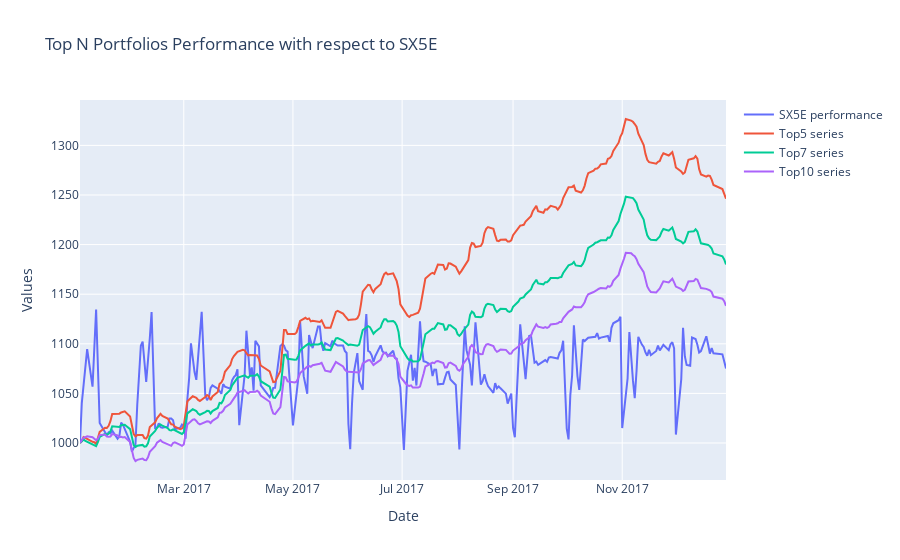

Notebook cell for this chart:
### Code cell
plot_portfolios(portfolio_series_LSTM, index_perf = test_index_series)

### Figure 1 — Plotly figure (JSON) as saved in the notebook; plotly's stock layout.template omitted (floating-point values rounded to 4 significant figures; data arrays with more than 128 entries replaced by an {"elided": "..."} marker saying what was removed)
{"data": [{"mode": "lines", "name": "SX5E performance", "type": "scatter", "x": {"elided": "251 str values"}, "y": {"elided": "251 float values"}}, {"mode": "lines", "name": "Top5 series", "type": "scatter", "x": {"elided": "254 str values"}, "y": {"elided": "254 float values"}}, {"mode": "lines", "name": "Top7 series", "type": "scatter", "x": {"elided": "254 str values"}, "y": {"elided": "254 float values"}}, {"mode": "lines", "name": "Top10 series", "type": "scatter", "x": {"elided": "254 str values"}, "y": {"elided": "254 float values"}}], "layout": {"title": {"text": "Top N Portfolios Performance with respect to SX5E"}, "xaxis": {"title": {"text": "Date"}}, "yaxis": {"title": {"text": "Values"}}}}
